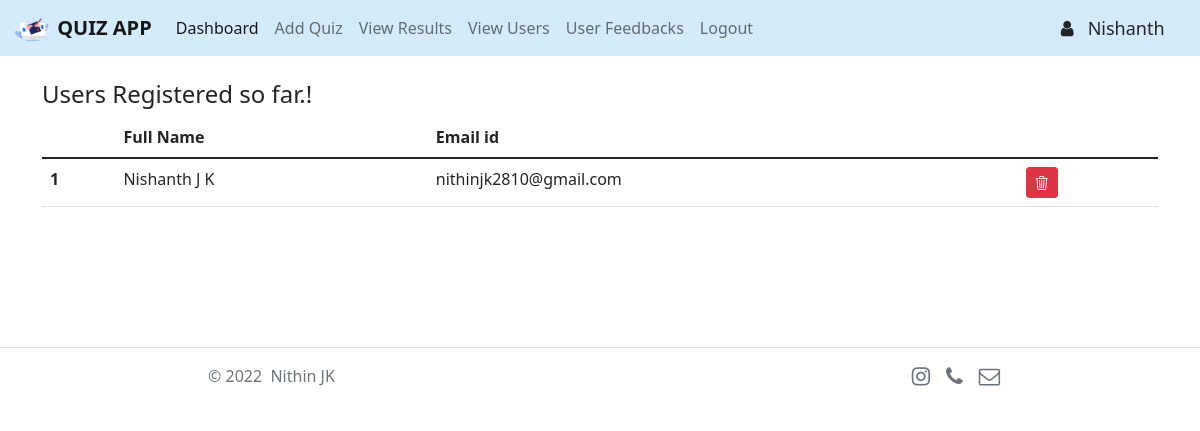
Screenshot of /view_users/Nishanth/ (signed in) with the database file from the repository.
### users/models.py (models this page shows, shortened)
class Users(models.Model):
    fname = models.CharField(max_length=100)
    lname = models.CharField(max_length=100)
    email = models.EmailField(max_length=100)

### site_admin/views.py (the view, shortened to what this page needs)
# urls.py: path('view_users/<name>/', admin_views.view_users, name='view_users'),
@login_required(login_url='home')
def view_users(request, name):
    current_user = User.objects.get(pk=request.user.id)
    if current_user.is_superuser == True:
        role = 'admin'
        notification = Notifications.objects.filter(to=role, status=1)
        feedcount = 0
        resultcount = 0
        usercount = 0
        all_users = Users.objects.all
        return render(request, 'admin/view_users.html', {'role':role, 'feedcount':feedcount, 'resultcount':resultcount, 'usercount':usercount, 'current_year': current_year, 'all': all_users, 'uname':name})
    else:
        return redirect('home')

### templates/admin/view_users.html
{% include 'header.html' %}
{% block content %}
<div class="container">
    <h4>Users Registered so far.!</h4>
    {% if all %}
    <table class="table">
        <thead>
            <tr>
                <th></th>
                <th>Full Name</th>
                <th>Email id</th>
                <th></th>
            </tr>
        </thead>
        <tbody>
            {% for item in all %}
            <tr>
                <th>{{ forloop.counter }}</th>
                <td>{{ item.fname }} {{ item.lname }}</td>
                <td>{{ item.email }}</td>
                <td><a href="{% url 'delete_user' item.id uname %}" class="btn btn-danger btn-sm" title="Delete User"
                        onclick="return confirm('Are you sure ? This action can`t be undone !')"><i
                            class="bi bi-trash3"></i></a></td>
            </tr>
            {% endfor %}
        </tbody>
    </table>
    {% else %}
    <br>
    <p>No users registered so far &nbsp;:(</p>
    {% endif %}
</div>
{% endblock %}
{% include 'footer.html' %}

### templates/header.html (shortened to what this page needs)
{% load static %}
<!doctype html>
<html lang="en">
<head>
    <link href="https://cdn.jsdelivr.net/npm/bootstrap@5.1.3/dist/css/bootstrap.min.css" rel="stylesheet"
>
    <link rel="stylesheet" href="https://cdn.jsdelivr.net/npm/bootstrap-icons@1.8.1/font/bootstrap-icons.css">
    <link href="https://maxcdn.bootstrapcdn.com/font-awesome/4.6.3/css/font-awesome.min.css" rel="stylesheet"
>
    <link rel="stylesheet" type="text/css" href="{% static 'css/loader.css' %}">
</head>
<body>
    <nav class="navbar navbar-expand-lg navbar-light" style="background-color: #d4ebfc;">
        <div class="container-fluid">
            <a class="navbar-brand" href="{% url 'home' %}"><b><img src="{% static 'img/logo.webp' %}" height="25"
                        width="40"> QUIZ APP</b></a>
            <div class="collapse navbar-collapse" id="navbarSupportedContent">
                <ul class="navbar-nav me-auto mb-2 mb-lg-0">
                    {% if role == 'admin' %}
                    <li class="nav-item">
                        <a class="nav-link active" aria-current="page" href="{% url 'admin_dashboard' uname %}">
                            Dashboard
                        </a>
                    </li>
                    <li class="nav-item">
                        <a class="nav-link" href="{% url 'add_quiz' uname %}">
                            Add Quiz
                        </a>
                    </li>
                    <li class="nav-item">
                        <a class="nav-link" href="{% url 'result_notify' uname %}">
                            <span class="notification">
                                View Results
                            </span>
                        </a>
                    </li>
                    <li class="nav-item">
                        <a class="nav-link" href="{% url 'user_notify' uname %}">
                            <span class="notification">
                                View Users
                            </span>
                        </a>
                    </li>
                    <li class="nav-item">
                        <a class="nav-link" href="{% url 'feed_notify' uname %}">
                            <span class="notification">
                                User Feedbacks
                            </span>
                        </a>
                    </li>
                    <li class="nav-item">
                        <a class="nav-link" href="{% url 'signout' %}">
                            Logout
                        </a>
                    </li>
                </ul>
                <div class="d-flex">
                    <ul class="navbar-nav me-auto mb-2 mb-lg-0">
                        <li style="font-size: large;"><i class="fa fa-user" aria-hidden="true"></i>&nbsp;&nbsp;
                            {{ uname }} &nbsp;&nbsp;&nbsp;&nbsp;</li>
                    </ul>
                </div>
                {% endif %}
            </div>
        </div>
    </nav>
    <br>
    <div style="height: 100%;">

### templates/header.html (style rules this page uses)
.notification { position: relative; display: flex; }

### rows the page displays
Users: fname "Nishanth", lname "J K", email "nithinjk2810@gmail.com"

### other values shown
{{ current_year }} "2022"
